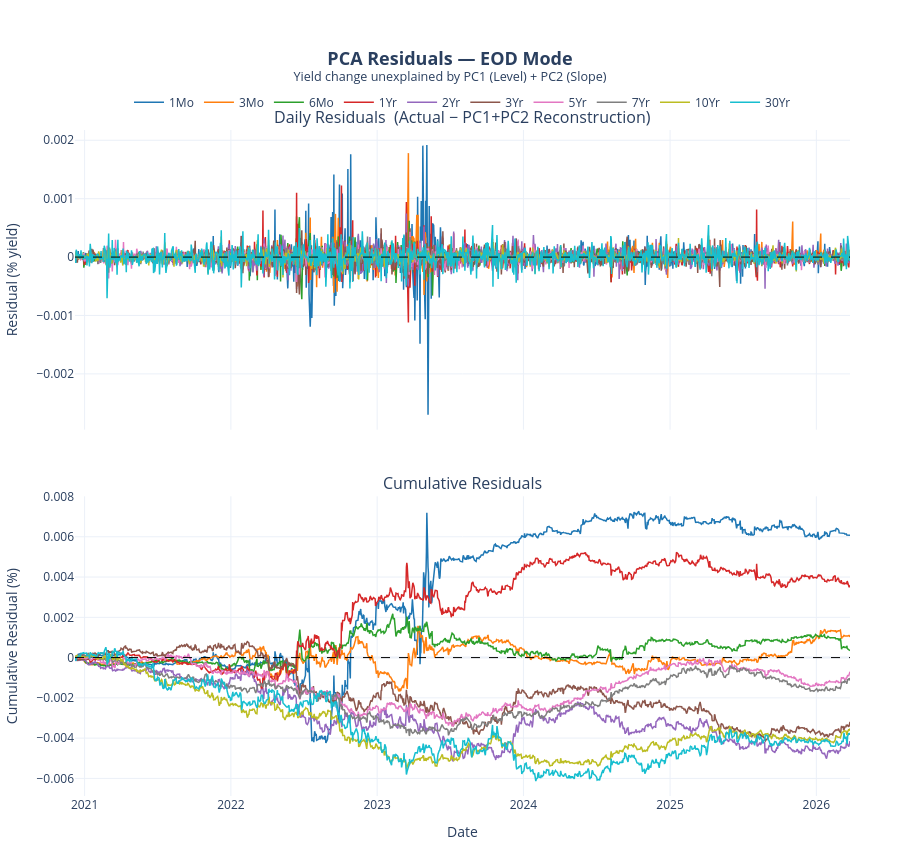

Notebook code cell kept with this figure:
### Code cell
from plotly.subplots import make_subplots

def calculate_pca_residuals(df, window, mode='EOD'):
    """
    Reconstruct yield changes using PC1+PC2 only, then compute residuals.

    Args:
        df:     DataFrame with 'Date' column + tenor columns (source-agnostic)
        window: Rolling window size (int)
        mode:   'EOD' | 'intraday' | '5day' — data frequency context
                Currently only 'EOD' is operational.

    Returns:
        residual_df:    Daily residuals per tenor (actual − PC1+PC2 reconstruction)
        cumulative_df:  Cumulative sum of daily residuals per tenor
    """
    if mode != 'EOD':
        raise NotImplementedError(f"Mode '{mode}' not yet implemented. Only 'EOD' is currently supported.")

    tenors = ['1Mo', '3Mo', '6Mo', '1Yr', '2Yr', '3Yr', '5Yr', '7Yr', '10Yr', '30Yr']
    diff_df = df[tenors].diff()

    residuals = []
    dates = []

    for i in range(window + 1, len(df)):
        window_data = diff_df.iloc[i - window:i].dropna()
        if len(window_data) < window:
            continue

        # Fit scaler + PCA on the rolling window (same procedure as calculate_rolling_pca_multi)
        scaler = StandardScaler()
        scaled_window = scaler.fit_transform(window_data)

        pca = PCA(n_components=2)   # PC1 (Level) + PC2 (Slope) only — PC3 excluded intentionally
        pca.fit(scaled_window)

        # Current observation: last day of the window (consistent with calculate_rolling_pca_multi)
        current_raw = diff_df.iloc[i - 1].values.reshape(1, -1)
        current_scaled = scaler.transform(current_raw)

        # Project onto the PC1+PC2 subspace, then reconstruct back in scaled space
        scores = current_scaled @ pca.components_.T       # (1, 2): PC scores
        reconstructed_scaled = scores @ pca.components_  # (1, 10): reconstruction in scaled space

        # Invert scaling to return to original yield-change units (%)
        reconstructed = scaler.inverse_transform(reconstructed_scaled)  # (1, 10)
        

        # Residual = actual − reconstructed (captures PC3 / curvature + noise)
        residual = current_raw[0] - reconstructed[0]
        residuals.append(residual)
        dates.append(df['Date'].iloc[i - 1])

    idx = pd.to_datetime(dates)
    residual_df = pd.DataFrame(residuals, columns=tenors, index=idx)
    cumulative_df = residual_df.cumsum()

    return residual_df, cumulative_df


def plot_pca_residuals(residual_df, cumulative_df, mode='EOD'):
    """
    Plot daily and cumulative PCA residuals for all tenors on the same chart.

    Args:
        residual_df:   Daily residuals DataFrame (tenors as columns)
        cumulative_df: Cumulative residuals DataFrame (tenors as columns)
        mode:          'EOD' | 'intraday' | '5day'
    """
    tenors = residual_df.columns.tolist()
    colors = [
        '#1f77b4', '#ff7f0e', '#2ca02c', '#d62728', '#9467bd',
        '#8c564b', '#e377c2', '#7f7f7f', '#bcbd22', '#17becf'
    ]

    fig = make_subplots(
        rows=2, cols=1,
        shared_xaxes=True,
        subplot_titles=(
            'Daily Residuals  (Actual − PC1+PC2 Reconstruction)',
            'Cumulative Residuals'
        ),
        vertical_spacing=0.10
    )

    for tenor, color in zip(tenors, colors):
        # --- Top panel: daily residuals ---
        fig.add_trace(go.Scatter(
            x=residual_df.index,
            y=residual_df[tenor],
            mode='lines',
            name=tenor,
            line=dict(color=color, width=1.5),
            legendgroup=tenor,
            hovertemplate=f'<b>{tenor}</b>: %{{y:.4f}}%<extra></extra>'
        ), row=1, col=1)

        # --- Bottom panel: cumulative residuals (shared legend from top) ---
        fig.add_trace(go.Scatter(
            x=cumulative_df.index,
            y=cumulative_df[tenor],
            mode='lines',
            name=tenor,
            line=dict(color=color, width=1.5),
            legendgroup=tenor,
            showlegend=False,
            hovertemplate=f'<b>{tenor}</b>: %{{y:.4f}}%<extra></extra>'
        ), row=2, col=1)

    # Zero-reference lines
    fig.add_hline(y=0, line_dash='dash', line_color='black', line_width=1, row=1, col=1)
    fig.add_hline(y=0, line_dash='dash', line_color='black', line_width=1, row=2, col=1)

    fig.update_layout(
        title=dict(
            text=(
                f'<b>PCA Residuals — {mode} Mode</b>'
                f'<br><sup>Yield change unexplained by PC1 (Level) + PC2 (Slope)</sup>'
            ),
            x=0.5,
            font=dict(size=18)
        ),
        template='plotly_white',
        hovermode='x unified',
        legend=dict(orientation='h', yanchor='bottom', y=1.02, xanchor='center', x=0.5),
        height=850,
        margin=dict(l=60, r=50, t=130, b=50)
    )

    fig.update_yaxes(title_text='Residual (% yield)', row=1, col=1)
    fig.update_yaxes(title_text='Cumulative Residual (%)', row=2, col=1)
    fig.update_xaxes(title_text='Date', row=2, col=1)

    return fig


# --- Execute ---
residual_df, cumulative_df = calculate_pca_residuals(rates_data, rolling_window, mode='EOD')
fig = plot_pca_residuals(residual_df, cumulative_df, mode='EOD')
fig.show()

### Figure 1 — Plotly figure (JSON) as saved in the notebook; plotly's stock layout.template omitted (floating-point values rounded to 4 significant figures; data arrays with more than 128 entries replaced by an {"elided": "..."} marker saying what was removed)
{"data": [{"hovertemplate": "<b>1Mo</b>: %{y:.4f}%<extra></extra>", "legendgroup": "1Mo", "line": {"color": "#1f77b4", "width": 1.5}, "mode": "lines", "name": "1Mo", "type": "scatter", "x": {"elided": "1324 str values"}, "xaxis": "x", "y": {"elided": "1324 float values"}, "yaxis": "y"}, {"hovertemplate": "<b>1Mo</b>: %{y:.4f}%<extra></extra>", "legendgroup": "1Mo", "line": {"color": "#1f77b4", "width": 1.5}, "mode": "lines", "name": "1Mo", "showlegend": false, "type": "scatter", "x": {"elided": "1324 str values"}, "xaxis": "x2", "y": {"elided": "1324 float values"}, "yaxis": "y2"}, {"hovertemplate": "<b>3Mo</b>: %{y:.4f}%<extra></extra>", "legendgroup": "3Mo", "line": {"color": "#ff7f0e", "width": 1.5}, "mode": "lines", "name": "3Mo", "type": "scatter", "x": {"elided": "1324 str values"}, "xaxis": "x", "y": {"elided": "1324 float values"}, "yaxis": "y"}, {"hovertemplate": "<b>3Mo</b>: %{y:.4f}%<extra></extra>", "legendgroup": "3Mo", "line": {"color": "#ff7f0e", "width": 1.5}, "mode": "lines", "name": "3Mo", "showlegend": false, "type": "scatter", "x": {"elided": "1324 str values"}, "xaxis": "x2", "y": {"elided": "1324 float values"}, "yaxis": "y2"}, {"hovertemplate": "<b>6Mo</b>: %{y:.4f}%<extra></extra>", "legendgroup": "6Mo", "line": {"color": "#2ca02c", "width": 1.5}, "mode": "lines", "name": "6Mo", "type": "scatter", "x": {"elided": "1324 str values"}, "xaxis": "x", "y": {"elided": "1324 float values"}, "yaxis": "y"}, {"hovertemplate": "<b>6Mo</b>: %{y:.4f}%<extra></extra>", "legendgroup": "6Mo", "line": {"color": "#2ca02c", "width": 1.5}, "mode": "lines", "name": "6Mo", "showlegend": false, "type": "scatter", "x": {"elided": "1324 str values"}, "xaxis": "x2", "y": {"elided": "1324 float values"}, "yaxis": "y2"}, {"hovertemplate": "<b>1Yr</b>: %{y:.4f}%<extra></extra>", "legendgroup": "1Yr", "line": {"color": "#d62728", "width": 1.5}, "mode": "lines", "name": "1Yr", "type": "scatter", "x": {"elided": "1324 str values"}, "xaxis": "x", "y": {"elided": "1324 float values"}, "yaxis": "y"}, {"hovertemplate": "<b>1Yr</b>: %{y:.4f}%<extra></extra>", "legendgroup": "1Yr", "line": {"color": "#d62728", "width": 1.5}, "mode": "lines", "name": "1Yr", "showlegend": false, "type": "scatter", "x": {"elided": "1324 str values"}, "xaxis": "x2", "y": {"elided": "1324 float values"}, "yaxis": "y2"}, {"hovertemplate": "<b>2Yr</b>: %{y:.4f}%<extra></extra>", "legendgroup": "2Yr", "line": {"color": "#9467bd", "width": 1.5}, "mode": "lines", "name": "2Yr", "type": "scatter", "x": {"elided": "1324 str values"}, "xaxis": "x", "y": {"elided": "1324 float values"}, "yaxis": "y"}, {"hovertemplate": "<b>2Yr</b>: %{y:.4f}%<extra></extra>", "legendgroup": "2Yr", "line": {"color": "#9467bd", "width": 1.5}, "mode": "lines", "name": "2Yr", "showlegend": false, "type": "scatter", "x": {"elided": "1324 str values"}, "xaxis": "x2", "y": {"elided": "1324 float values"}, "yaxis": "y2"}, {"hovertemplate": "<b>3Yr</b>: %{y:.4f}%<extra></extra>", "legendgroup": "3Yr", "line": {"color": "#8c564b", "width": 1.5}, "mode": "lines", "name": "3Yr", "type": "scatter", "x": {"elided": "1324 str values"}, "xaxis": "x", "y": {"elided": "1324 float values"}, "yaxis": "y"}, {"hovertemplate": "<b>3Yr</b>: %{y:.4f}%<extra></extra>", "legendgroup": "3Yr", "line": {"color": "#8c564b", "width": 1.5}, "mode": "lines", "name": "3Yr", "showlegend": false, "type": "scatter", "x": {"elided": "1324 str values"}, "xaxis": "x2", "y": {"elided": "1324 float values"}, "yaxis": "y2"}, {"hovertemplate": "<b>5Yr</b>: %{y:.4f}%<extra></extra>", "legendgroup": "5Yr", "line": {"color": "#e377c2", "width": 1.5}, "mode": "lines", "name": "5Yr", "type": "scatter", "x": {"elided": "1324 str values"}, "xaxis": "x", "y": {"elided": "1324 float values"}, "yaxis": "y"}, {"hovertemplate": "<b>5Yr</b>: %{y:.4f}%<extra></extra>", "legendgroup": "5Yr", "line": {"color": "#e377c2", "width": 1.5}, "mode": "lines", "name": "5Yr", "showlegend": false, "type": "scatter", "x": {"elided": "1324 str values"}, "xaxis": "x2", "y": {"elided": "1324 float values"}, "yaxis": "y2"}, {"hovertemplate": "<b>7Yr</b>: %{y:.4f}%<extra></extra>", "legendgroup": "7Yr", "line": {"color": "#7f7f7f", "width": 1.5}, "mode": "lines", "name": "7Yr", "type": "scatter", "x": {"elided": "1324 str values"}, "xaxis": "x", "y": {"elided": "1324 float values"}, "yaxis": "y"}, {"hovertemplate": "<b>7Yr</b>: %{y:.4f}%<extra></extra>", "legendgroup": "7Yr", "line": {"color": "#7f7f7f", "width": 1.5}, "mode": "lines", "name": "7Yr", "showlegend": false, "type": "scatter", "x": {"elided": "1324 str values"}, "xaxis": "x2", "y": {"elided": "1324 float values"}, "yaxis": "y2"}, {"hovertemplate": "<b>10Yr</b>: %{y:.4f}%<extra></extra>", "legendgroup": "10Yr", "line": {"color": "#bcbd22", "width": 1.5}, "mode": "lines", "name": "10Yr", "type": "scatter", "x": {"elided": "1324 str values"}, "xaxis": "x", "y": {"elided": "1324 float values"}, "yaxis": "y"}, {"hovertemplate": "<b>10Yr</b>: %{y:.4f}%<extra></extra>", "legendgroup": "10Yr", "line": {"color": "#bcbd22", "width": 1.5}, "mode": "lines", "name": "10Yr", "showlegend": false, "type": "scatter", "x": {"elided": "1324 str values"}, "xaxis": "x2", "y": {"elided": "1324 float values"}, "yaxis": "y2"}, {"hovertemplate": "<b>30Yr</b>: %{y:.4f}%<extra></extra>", "legendgroup": "30Yr", "line": {"color": "#17becf", "width": 1.5}, "mode": "lines", "name": "30Yr", "type": "scatter", "x": {"elided": "1324 str values"}, "xaxis": "x", "y": {"elided": "1324 float values"}, "yaxis": "y"}, {"hovertemplate": "<b>30Yr</b>: %{y:.4f}%<extra></extra>", "legendgroup": "30Yr", "line": {"color": "#17becf", "width": 1.5}, "mode": "lines", "name": "30Yr", "showlegend": false, "type": "scatter", "x": {"elided": "1324 str values"}, "xaxis": "x2", "y": {"elided": "1324 float values"}, "yaxis": "y2"}], "layout": {"annotations": [{"font": {"size": 16}, "showarrow": false, "text": "Daily Residuals  (Actual − PC1+PC2 Reconstruction)", "x": 0.5, "xanchor": "center", "xref": "paper", "y": 1, "yanchor": "bottom", "yref": "paper"}, {"font": {"size": 16}, "showarrow": false, "text": "Cumulative Residuals", "x": 0.5, "xanchor": "center", "xref": "paper", "y": 0.45, "yanchor": "bottom", "yref": "paper"}], "height": 850, "hovermode": "x unified", "legend": {"orientation": "h", "x": 0.5, "xanchor": "center", "y": 1.02, "yanchor": "bottom"}, "margin": {"b": 50, "l": 60, "r": 50, "t": 130}, "shapes": [{"line": {"color": "black", "dash": "dash", "width": 1}, "type": "line", "x0": 0, "x1": 1, "xref": "x domain", "y0": 0, "y1": 0, "yref": "y"}, {"line": {"color": "black", "dash": "dash", "width": 1}, "type": "line", "x0": 0, "x1": 1, "xref": "x2 domain", "y0": 0, "y1": 0, "yref": "y2"}], "title": {"font": {"size": 18}, "text": "<b>PCA Residuals — EOD Mode</b><br><sup>Yield change unexplained by PC1 (Level) + PC2 (Slope)</sup>", "x": 0.5}, "xaxis": {"anchor": "y", "domain": [0, 1], "matches": "x2", "showticklabels": false}, "xaxis2": {"anchor": "y2", "domain": [0, 1], "title": {"text": "Date"}}, "yaxis": {"anchor": "x", "domain": [0.55, 1], "title": {"text": "Residual (% yield)"}}, "yaxis2": {"anchor": "x2", "domain": [0, 0.45], "title": {"text": "Cumulative Residual (%)"}}}}
